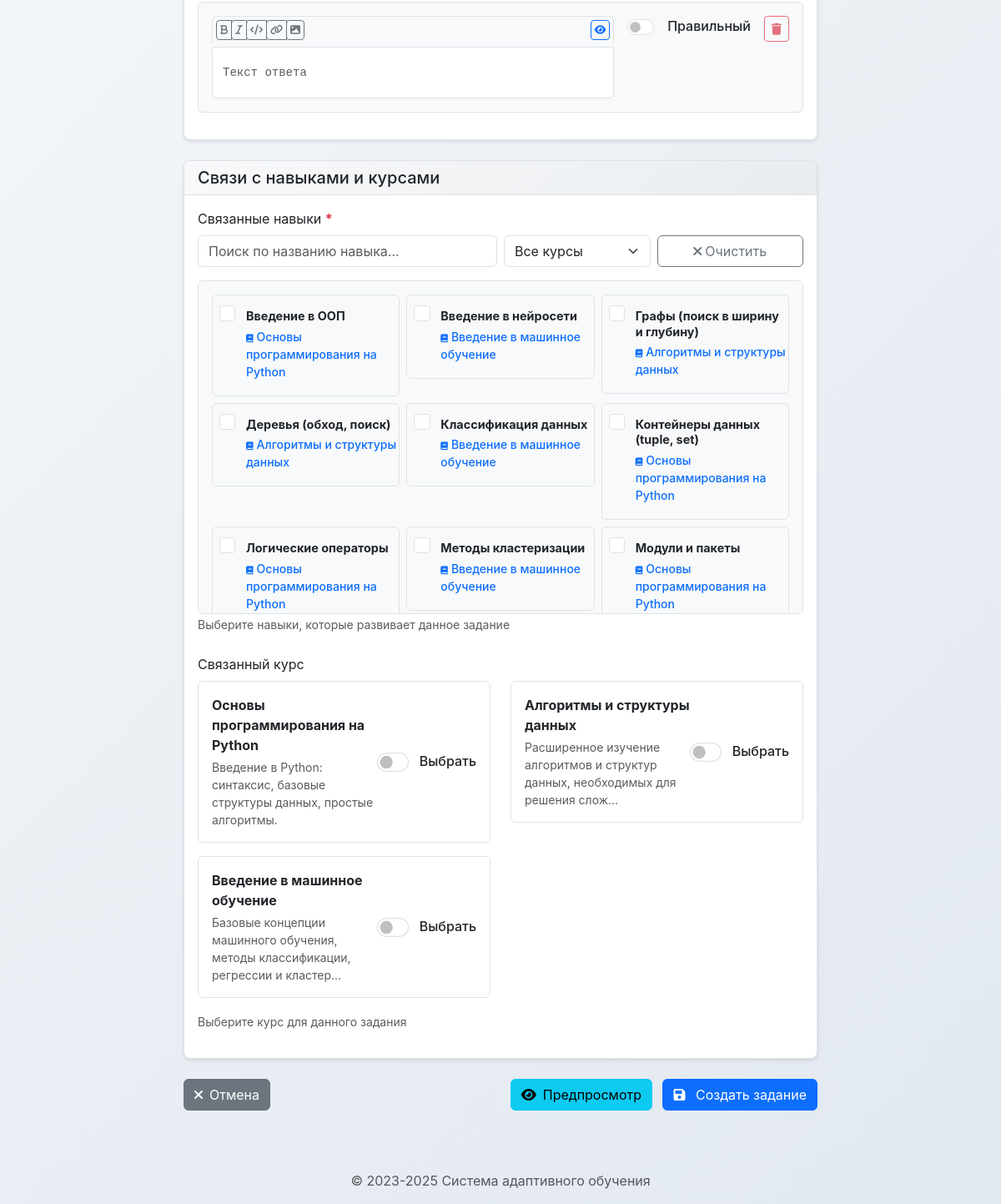
The page /methodist/tasks/create/ (signed in, lower part) on the database as committed earlier.
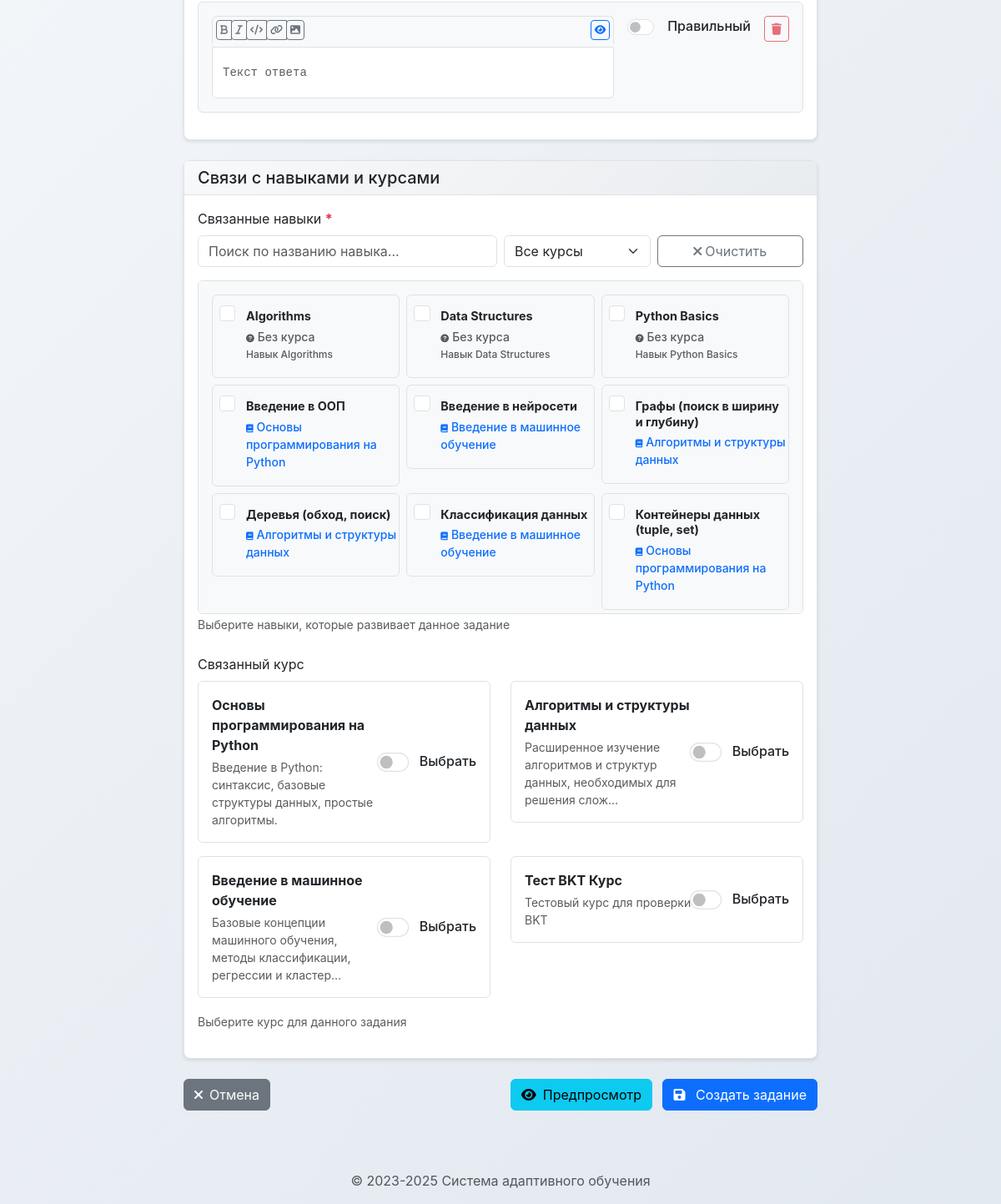
The same page on the database as committed later.
### skills/models.py (models this page shows, shortened)
class Skill(models.Model):
    name = models.CharField(max_length=255, unique=True, verbose_name="Название навыка")
    description = models.TextField(blank=True, null=True, verbose_name="Описание навыка")
    is_base = models.BooleanField(default=False, verbose_name="Базовый навык")
    courses = models.ManyToManyField(Course, related_name="skills", verbose_name="Связанные курсы")
    prerequisites = models.ManyToManyField("self", symmetrical=False, blank=True, verbose_name="Необходимые навыки", related_name="dependent_skills")
    class Meta:
        verbose_name = "Навык"
        verbose_name_plural = "Навыки"
        ordering = ["name"]

class Course(models.Model):
    id = models.CharField(max_length=10, primary_key=True)
    name = models.CharField(max_length=255, verbose_name="Название курса")
    description = models.TextField(verbose_name="Описание")
    duration_hours = models.PositiveIntegerField(null=True, blank=True, verbose_name="Длительность (часы)")
    class Meta:
        verbose_name = "Курс"
        verbose_name_plural = "Курсы"

### methodist/views.py (the view)
# urls.py: path('tasks/create/', views.task_create, name='methodist_task_create'),
@login_required
@methodist_required
def task_create(request):
    if request.method == 'POST':
        return _handle_task_form(request)
    courses = Course.objects.all()
    skills = Skill.objects.prefetch_related('courses').all()
    context = {
        'task': None,
        'courses': courses,
        'skills': skills,
        'task_types': TaskType.choices,
        'difficulty_choices': DifficultyLevel.choices,
        'is_editing': False,
    }
    return render(request, 'methodist/task_form.html', context)

### methodist/templates/methodist/task_form.html (shortened to what the changed rows need)
{% extends 'methodist/base.html' %}
{% load static %}
{% block extra_css %}
<link rel="stylesheet" href="{% static 'methodist/css/task-form.css' %}">
{% endblock %}
{% block content %}
<div class="container-fluid py-4">
    <div class="row justify-content-center">
        <div class="col-lg-8">
            <form method="post" enctype="multipart/form-data" class="task-form">
                                <div class="card mb-4">
                    <div class="card-body">
                                                <div class="mb-4">
                            <div class="skills-container" style="max-height: 400px; overflow-y: auto; border: 1px solid #dee2e6; border-radius: 0.375rem; padding: 1rem;">
                                <div id="skills-list" class="row g-2">
                                    {% for skill in skills %}
                                    <div class="col-md-6 col-lg-4">
                                        <div class="skill-card p-2 border rounded"
                                             data-name="{{ skill.name|lower }}"
                                             data-course="{{ skill.courses.first.name|default:'без курса'|lower }}">
                                            <div class="form-check h-100">
                                                <input class="form-check-input" type="checkbox" name="skills"
                                                       value="{{ skill.id }}" id="skill-{{ skill.id }}"
                                                       {% if task and skill in task.skills.all %}checked{% endif %}>
                                                <label class="form-check-label w-100" for="skill-{{ skill.id }}">
                                                    <div class="skill-card-content">
                                                        <div class="skill-title fw-bold">{{ skill.name }}</div>
                                                        <div class="skill-meta d-flex justify-content-between align-items-center mt-1">
                                                            {% if skill.courses.first %}
                                                            <small class="text-primary">
                                                                <i class="fas fa-book me-1" style="font-size: 0.7em;"></i>{{ skill.courses.first.name }}
                                                            </small>
                                                            {% else %}
                                                            <small class="text-muted">
                                                                <i class="fas fa-question-circle me-1" style="font-size: 0.7em;"></i>Без курса
                                                            </small>
                                                            {% endif %}
                                                        </div>
                                                        {% if skill.description %}
                                                        <small class="text-muted d-block mt-1" style="font-size: 0.75em; line-height: 1.2;">
                                                            {{ skill.description|truncatechars:60 }}
                                                        </small>
                                                        {% endif %}
                                                    </div>
                                                </label>
                                            </div>
                                        </div>
                                    </div>
                                    {% endfor %}
                                </div>
                            </div>
                        </div>
                        <div class="mb-3">
                            <div class="courses-container">
                                <div class="row">
                                    {% for course in courses %}
                                    <div class="col-md-6 mb-3">
                                        <div class="course-item p-3 border rounded {% if task and course in task.courses.all %}border-primary bg-light{% endif %}">
                                            <div class="d-flex justify-content-between align-items-center">
                                                <div class="flex-grow-1">
                                                    <strong>{{ course.name }}</strong>
                                                    {% if course.description %}
                                                    <div class="text-muted small mt-1">{{ course.description|truncatechars:80 }}</div>
                                                    {% endif %}
                                                </div>
                                                <div class="form-check form-switch">
                                                    <input class="form-check-input course-toggle" type="radio"
                                                           name="course" value="{{ course.id }}" id="course-{{ course.id }}"
                                                           {% if task and course in task.courses.all %}checked{% endif %}>
                                                    <label class="form-check-label" for="course-{{ course.id }}">
                                                        Выбрать
                                                    </label>
                                                </div>
                                            </div>
                                        </div>
                                    </div>
                                    {% endfor %}
                                </div>
                            </div>
                        </div>
                    </div>
                </div>
            </form>        </div>
    </div>
</div>
{% endblock %}

Rows that differ between the two databases and show on the page:
no longer on this page (row unchanged): Skill: name "Логические операторы", courses.first.name "Основы программирования на Python"
no longer on this page (row unchanged): Skill: name "Методы кластеризации", courses.first.name "Введение в машинное обучение"
no longer on this page (row unchanged): Skill: name "Модули и пакеты", courses.first.name "Основы программирования на Python"
added Skill: name "Algorithms", shows "Без курса", description "Навык Algorithms"
added Skill: name "Data Structures", shows "Без курса", description "Навык Data Structures"
added Skill: name "Python Basics", shows "Без курса", description "Навык Python Basics"
added Course: name "Тест BKT Курс", description "Тестовый курс для проверки BKT", course "☐ Выбрать"
